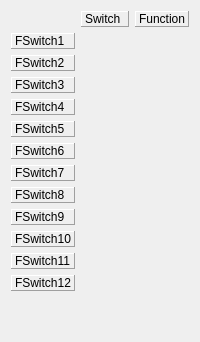
     <widget class="QWidget" name="tabFunctionSwitches">
      <attribute name="title">
       <string>Function switches</string>
      </attribute>
      <layout class="QGridLayout" name="gridLayout_fswitches" columnstretch="0,1,1">
       <item row="1" column="0">
        <widget class="QLabel" name="label_37">
         <property name="frameShape">
          <enum>QFrame::Panel</enum>
         </property>
         <property name="frameShadow">
          <enum>QFrame::Raised</enum>
         </property>
         <property name="text">
          <string>FSwitch1</string>
         </property>
        </widget>
       </item>
       <item row="2" column="0">
        <widget class="QLabel" name="label_38">
         <property name="frameShape">
          <enum>QFrame::Panel</enum>
         </property>
         <property name="frameShadow">
          <enum>QFrame::Raised</enum>
         </property>
         <property name="text">
          <string>FSwitch2</string>
         </property>
        </widget>
       </item>
       <item row="13" column="0">
        <spacer name="verticalSpacer_3">
         <property name="orientation">
          <enum>Qt::Vertical</enum>
         </property>
         <property name="sizeHint" stdset="0">
          <size>
           <width>20</width>
           <height>40</height>
          </size>
         </property>
        </spacer>
       </item>
       <item row="3" column="0">
        <widget class="QLabel" name="label_39">
         <property name="frameShape">
          <enum>QFrame::Panel</enum>
         </property>
         <property name="frameShadow">
          <enum>QFrame::Raised</enum>
         </property>
         <property name="text">
          <string>FSwitch3</string>
         </property>
        </widget>
       </item>
       <item row="0" column="1">
        <widget class="QLabel" name="fswFuncLabel_3">
         <property name="frameShape">
          <enum>QFrame::Panel</enum>
         </property>
         <property name="frameShadow">
          <enum>QFrame::Raised</enum>
         </property>
         <property name="text">
          <string>Switch</string>
         </property>
        </widget>
       </item>
       <item row="0" column="2">
        <widget class="QLabel" name="fswFuncLabel_2">
         <property name="frameShape">
          <enum>QFrame::Panel</enum>
         </property>
         <property name="frameShadow">
          <enum>QFrame::Raised</enum>
         </property>
         <property name="text">
          <string>Function</string>
         </property>
        </widget>
       </item>
       <item row="4" column="0">
        <widget class="QLabel" name="label_40">
         <property name="frameShape">
          <enum>QFrame::Panel</enum>
         </property>
         <property name="frameShadow">
          <enum>QFrame::Raised</enum>
         </property>
         <property name="text">
          <string>FSwitch4</string>
         </property>
        </widget>
       </item>
       <item row="5" column="0">
        <widget class="QLabel" name="label_41">
         <property name="frameShape">
          <enum>QFrame::Panel</enum>
         </property>
         <property name="frameShadow">
          <enum>QFrame::Raised</enum>
         </property>
         <property name="text">
          <string>FSwitch5</string>
         </property>
        </widget>
       </item>
       <item row="6" column="0">
        <widget class="QLabel" name="label_42">
         <property name="frameShape">
          <enum>QFrame::Panel</enum>
         </property>
         <property name="frameShadow">
          <enum>QFrame::Raised</enum>
         </property>
         <property name="text">
          <string>FSwitch6</string>
         </property>
        </widget>
       </item>
       <item row="7" column="0">
        <widget class="QLabel" name="label_43">
         <property name="frameShape">
          <enum>QFrame::Panel</enum>
         </property>
         <property name="frameShadow">
          <enum>QFrame::Raised</enum>
         </property>
         <property name="text">
          <string>FSwitch7</string>
         </property>
        </widget>
       </item>
       <item row="8" column="0">
        <widget class="QLabel" name="label_44">
         <property name="frameShape">
          <enum>QFrame::Panel</enum>
         </property>
         <property name="frameShadow">
          <enum>QFrame::Raised</enum>
         </property>
         <property name="text">
          <string>FSwitch8</string>
         </property>
        </widget>
       </item>
       <item row="9" column="0">
        <widget class="QLabel" name="label_45">
         <property name="frameShape">
          <enum>QFrame::Panel</enum>
         </property>
         <property name="frameShadow">
          <enum>QFrame::Raised</enum>
         </property>
         <property name="text">
          <string>FSwitch9</string>
         </property>
        </widget>
       </item>
       <item row="10" column="0">
        <widget class="QLabel" name="label_47">
         <property name="frameShape">
          <enum>QFrame::Panel</enum>
         </property>
         <property name="frameShadow">
          <enum>QFrame::Raised</enum>
         </property>
         <property name="text">
          <string>FSwitch10</string>
         </property>
        </widget>
       </item>
       <item row="11" column="0">
        <widget class="QLabel" name="label_48">
         <property name="frameShape">
          <enum>QFrame::Panel</enum>
         </property>
         <property name="frameShadow">
          <enum>QFrame::Raised</enum>
         </property>
         <property name="text">
          <string>FSwitch11</string>
         </property>
        </widget>
       </item>
       <item row="12" column="0">
        <widget class="QLabel" name="label_51">
         <property name="frameShape">
          <enum>QFrame::Panel</enum>
         </property>
         <property name="frameShadow">
          <enum>QFrame::Raised</enum>
         </property>
         <property name="text">
          <string>FSwitch12</string>
         </property>
        </widget>
       </item>
      </layout>
     </widget>
